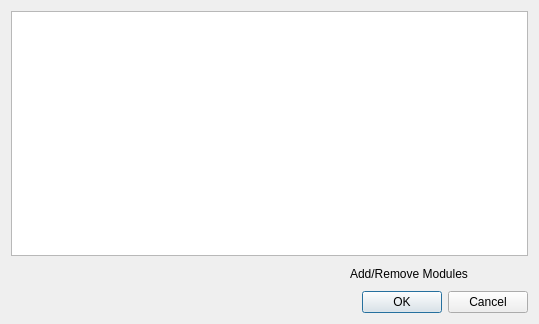
<?xml version="1.0" encoding="UTF-8"?>
<ui version="4.0">
 <class>ModuleSelect</class>
 <widget class="QDialog" name="ModuleSelect">
  <property name="geometry">
   <rect>
    <x>0</x>
    <y>0</y>
    <width>539</width>
    <height>324</height>
   </rect>
  </property>
  <property name="windowTitle">
   <string>Select Modules</string>
  </property>
  <layout class="QVBoxLayout" name="verticalLayout">
   <item>
    <widget class="QListWidget" name="list"/>
   </item>
   <item>
    <layout class="QHBoxLayout" name="horizontalLayout">
     <item>
      <spacer name="horizontalSpacer">
       <property name="orientation">
        <enum>Qt::Horizontal</enum>
       </property>
       <property name="sizeHint" stdset="0">
        <size>
         <width>40</width>
         <height>20</height>
        </size>
       </property>
      </spacer>
     </item>
     <item>
      <widget class="QLabel" name="label">
       <property name="text">
        <string>Add/Remove Modules</string>
       </property>
      </widget>
     </item>
     <item>
      <widget class="QToolButton" name="cmdAdd">
       <property name="text">
        <string/>
       </property>
       <property name="icon">
        <iconset resource="resources.qrc">
         <normaloff>:/icons/add.png</normaloff>:/icons/add.png</iconset>
       </property>
       <property name="shortcut">
        <string>+</string>
       </property>
       <property name="autoRaise">
        <bool>true</bool>
       </property>
      </widget>
     </item>
     <item>
      <widget class="QToolButton" name="cmdRemove">
       <property name="text">
        <string/>
       </property>
       <property name="icon">
        <iconset resource="resources.qrc">
         <normaloff>:/icons/remove.png</normaloff>:/icons/remove.png</iconset>
       </property>
       <property name="shortcut">
        <string>-</string>
       </property>
       <property name="autoRaise">
        <bool>true</bool>
       </property>
      </widget>
     </item>
    </layout>
   </item>
   <item>
    <widget class="QDialogButtonBox" name="buttonBox">
     <property name="orientation">
      <enum>Qt::Horizontal</enum>
     </property>
     <property name="standardButtons">
      <set>QDialogButtonBox::Cancel|QDialogButtonBox::Ok</set>
     </property>
    </widget>
   </item>
  </layout>
 </widget>
 <resources>
  <include location="resources.qrc"/>
 </resources>
 <connections>
  <connection>
   <sender>buttonBox</sender>
   <signal>accepted()</signal>
   <receiver>ModuleSelect</receiver>
   <slot>accept()</slot>
   <hints>
    <hint type="sourcelabel">
     <x>248</x>
     <y>254</y>
    </hint>
    <hint type="destinationlabel">
     <x>157</x>
     <y>274</y>
    </hint>
   </hints>
  </connection>
  <connection>
   <sender>buttonBox</sender>
   <signal>rejected()</signal>
   <receiver>ModuleSelect</receiver>
   <slot>reject()</slot>
   <hints>
    <hint type="sourcelabel">
     <x>316</x>
     <y>260</y>
    </hint>
    <hint type="destinationlabel">
     <x>286</x>
     <y>274</y>
    </hint>
   </hints>
  </connection>
 </connections>
</ui>
